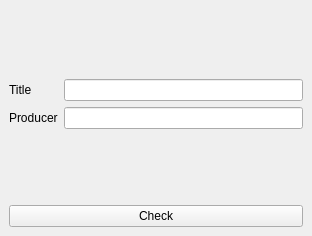
<?xml version="1.0" encoding="UTF-8"?>
<ui version="4.0">
 <class>CheckWindow</class>
 <widget class="QMainWindow" name="CheckWindow">
  <property name="geometry">
   <rect>
    <x>0</x>
    <y>0</y>
    <width>312</width>
    <height>236</height>
   </rect>
  </property>
  <property name="windowTitle">
   <string>MainWindow</string>
  </property>
  <widget class="QWidget" name="centralwidget">
   <layout class="QVBoxLayout" name="verticalLayout">
    <item>
     <spacer name="verticalSpacer">
      <property name="orientation">
       <enum>Qt::Vertical</enum>
      </property>
      <property name="sizeHint" stdset="0">
       <size>
        <width>20</width>
        <height>40</height>
       </size>
      </property>
     </spacer>
    </item>
    <item>
     <layout class="QFormLayout" name="formLayout">
      <item row="0" column="0">
       <widget class="QLabel" name="label">
        <property name="text">
         <string>Title</string>
        </property>
       </widget>
      </item>
      <item row="0" column="1">
       <widget class="QLineEdit" name="titleEdit"/>
      </item>
      <item row="1" column="0">
       <widget class="QLabel" name="label_2">
        <property name="text">
         <string>Producer</string>
        </property>
       </widget>
      </item>
      <item row="1" column="1">
       <widget class="QLineEdit" name="producerEdit"/>
      </item>
     </layout>
    </item>
    <item>
     <spacer name="verticalSpacer_2">
      <property name="orientation">
       <enum>Qt::Vertical</enum>
      </property>
      <property name="sizeHint" stdset="0">
       <size>
        <width>20</width>
        <height>40</height>
       </size>
      </property>
     </spacer>
    </item>
    <item>
     <widget class="QPushButton" name="pushButton">
      <property name="text">
       <string>Check</string>
      </property>
     </widget>
    </item>
   </layout>
  </widget>
 </widget>
 <resources/>
 <connections/>
</ui>
